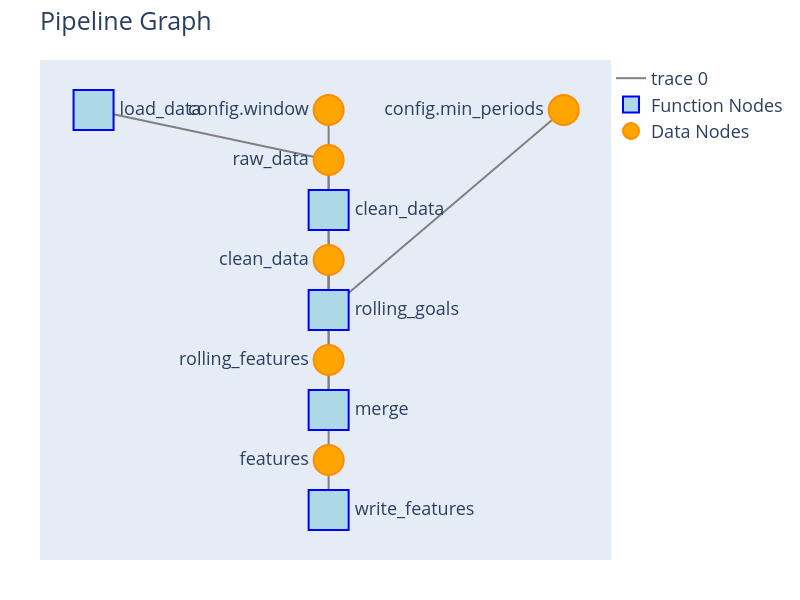

The code cell stored with this chart in its notebook:
### Code cell
viz.plot_pipeline_graph(full_pipeline)

### Figure 1 — Plotly figure (JSON) as saved in the notebook; plotly's stock layout.template omitted (floating-point values rounded to 4 significant figures)
{"data": [{"hoverinfo": "none", "line": {"color": "gray", "width": 2}, "mode": "lines", "type": "scatter", "x": [0.25, 0.5, null, 0.5, 0.5, null, 0.5, 0.5, null, 0.5, 0.5, null, 0.5, 0.5, null, 0.5, 0.5, null, 0.5, 0.5, null, 0.75, 0.5, null, 0.5, 0.5, null, 0.5, 0.5, null, 0.5, 0.5, null], "y": [0, -2, null, -2, -4, null, -4, -6, null, -6, -8, null, -6, -12, null, -8, -10, null, 0, -8, null, 0, -8, null, -10, -12, null, -12, -14, null, -14, -16, null]}, {"hoverinfo": "text", "marker": {"color": "lightblue", "line": {"color": "blue", "width": 2}, "size": 40, "symbol": "square"}, "mode": "markers+text", "name": "Function Nodes", "text": ["load_data", "clean_data", "rolling_goals", "merge", "write_features"], "textposition": "middle right", "type": "scatter", "x": [0.25, 0.5, 0.5, 0.5, 0.5], "y": [0, -4, -8, -12, -16]}, {"hoverinfo": "text", "marker": {"color": "orange", "line": {"color": "darkorange", "width": 2}, "size": 30, "symbol": "circle"}, "mode": "markers+text", "name": "Data Nodes", "text": ["raw_data", "clean_data", "config.window", "config.min_periods", "rolling_features", "features"], "textposition": "middle left", "type": "scatter", "x": [0.5, 0.5, 0.5, 0.75, 0.5, 0.5], "y": [-2, -6, 0, 0, -10, -14]}], "layout": {"font": {"size": 18}, "height": 600, "hovermode": "closest", "legend": {"x": 1, "y": 1}, "margin": {"b": 40, "l": 40, "r": 40, "t": 60}, "showlegend": true, "title": {"text": "Pipeline Graph"}, "width": 800, "xaxis": {"showgrid": false, "showticklabels": false, "zeroline": false}, "yaxis": {"showgrid": false, "showticklabels": false, "zeroline": false}}}
